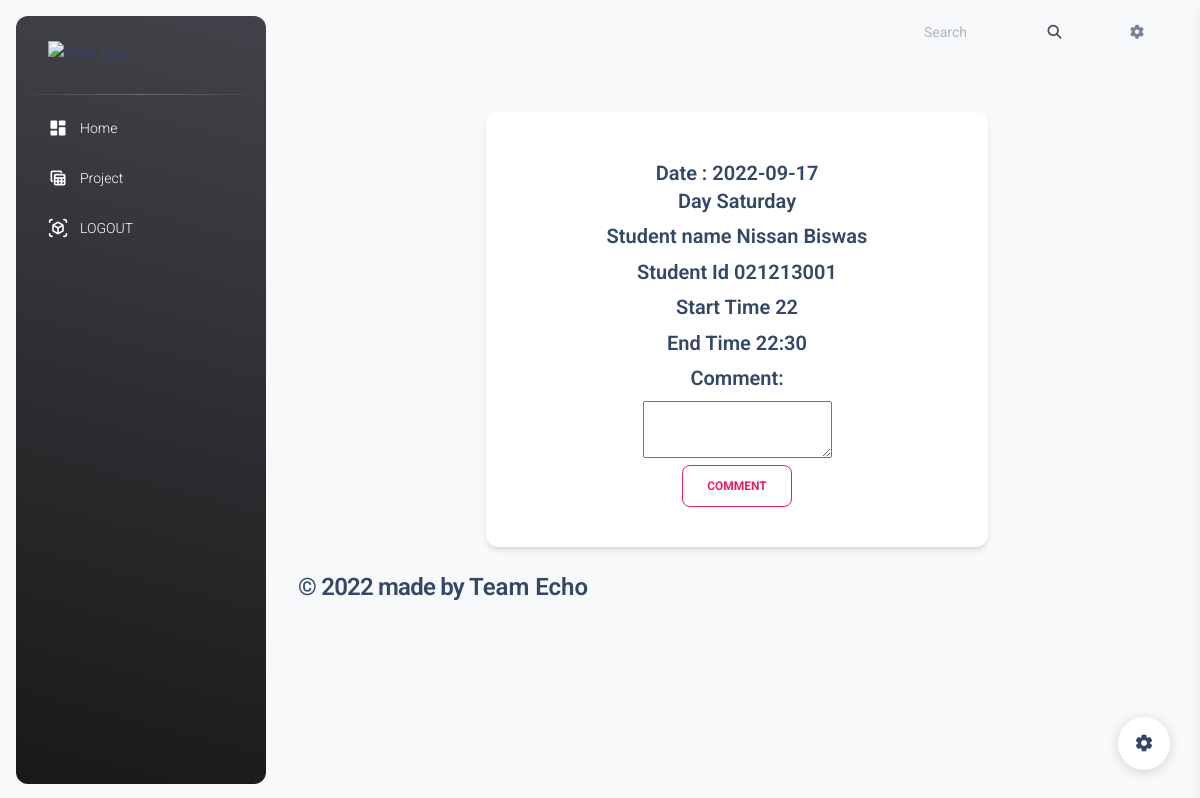
Screenshot of /navbar/comment.php?id=5 with the database file from the repository.
### tables this page shows
CREATE TABLE `bokking` (
  `id` int(11) NOT NULL AUTO_INCREMENT,
  `date` varchar(200) NOT NULL,
  `day` varchar(255) NOT NULL,
  `tid` varchar(255) NOT NULL,
  `tname` varchar(200) NOT NULL,
  `sid` varchar(200) NOT NULL,
  `sname` varchar(200) NOT NULL,
  `start` varchar(200) NOT NULL,
  `end` varchar(200) NOT NULL,
  `states` varchar(200) NOT NULL,
  `comment` varchar(1000) NOT NULL,
  `bid` int(11) NOT NULL,
  PRIMARY KEY (`id`)
);

### navbar/comment.php (the view, shortened to what this page needs)
<?php
include("db.php");
$id=$_GET['id'];
?>
<!DOCTYPE html>
<html lang="en">
  <head>
<link href="./assets/css/nucleo-icons.css" rel="stylesheet" />
<link href="./assets/css/nucleo-svg.css" rel="stylesheet" />
<link id="pagestyle" href="./assets/css/material-dashboard.css?v=3.0.4" rel="stylesheet" />
  </head>
  <body class="g-sidenav-show  bg-gray-100">
      <aside class="sidenav navbar navbar-vertical navbar-expand-xs border-0 border-radius-xl my-3 fixed-start ms-3   bg-gradient-dark" id="sidenav-main">
  <div class="sidenav-header">
    <a class="navbar-brand m-0" href="teacherprofile.php" target="_blank">
      <img src="uploads/<?=$_SESSION['teacher_image']?>" class="navbar-brand-img h-100" alt="main_logo">
    </a>
  </div>
  <hr class="horizontal light mt-0 mb-2">
  <div class="collapse navbar-collapse  w-auto " id="sidenav-collapse-main">
    <ul class="navbar-nav">
<li class="nav-item">
  <a class="nav-link text-white " href="teacherhome.php">
      <div class="text-white text-center me-2 d-flex align-items-center justify-content-center">
        <i class="material-icons opacity-10">dashboard</i>
      </div>
    <span class="nav-link-text ms-1">Home</span>
  </a>
</li>
<li class="nav-item">
  <a class="nav-link text-white " href="facultyprojetrequest.php">
      <div class="text-white text-center me-2 d-flex align-items-center justify-content-center">
        <i class="material-icons opacity-10">table_view</i>
      </div>
    <span class="nav-link-text ms-1">Project</span>
  </a>
</li>
<li class="nav-item">
  <a class="nav-link text-white " href="teacherlogout.php">
      <div class="text-white text-center me-2 d-flex align-items-center justify-content-center">
        <i class="material-icons opacity-10">view_in_ar</i>
      </div>
    <span class="nav-link-text ms-1">LOGOUT</span>
  </a>
</li>
</aside>
      <main class="main-content border-radius-lg ">
<nav class="navbar navbar-main navbar-expand-lg px-0 mx-4 shadow-none border-radius-xl" id="navbarBlur" data-scroll="true">
  <div class="container-fluid py-1 px-3">
    <div class="collapse navbar-collapse mt-sm-0 mt-2 me-md-0 me-sm-4" id="navbar">
      <div class="ms-md-auto pe-md-3 d-flex align-items-center">
      <form action="" method="POST" class="searchform order-lg-last">
        <div class="form-group d-flex">
          <input type="text" name="student"class="form-control pl-3" placeholder="Search">
          <button type="submit" placeholder="" class="form-control search"><span class="fa fa-search"></span></button>
        </div>
      </form>
      </div>
        <li class="nav-item px-3 d-flex align-items-center">
          <a href="javascript:;" class="nav-link text-body p-0">
            <i class="fa fa-cog fixed-plugin-button-nav cursor-pointer"></i>
          </a>
        </li>
  </div>
</nav>
  <div class="container mt-5">
<div class="row d-flex justify-content-center">
    <div class="col-md-7">
        <div class="card p-3 py-4">
            <div class="text-center mt-3">
                <h5 class="mt-2 mb-0"><?php
                $sq = "SELECT * FROM `bokking` WHERE id='$id'";
                $result = mysqli_query($conn, $sq);
                $data = $result->fetch_assoc();
                if ($result) {
                    $date = $data['date'];
                    $day = $data['day'];
                    $sname=$data['sname'];
                    $sid=$data['sid'];
                    $start=$data['start'];
                    $end=$data['end'];
                }
                echo"Date : ". $date;
                ?></h5>
                <h5><?php echo"Day ".$day; ?></h5>
                <h5><?php echo"Student name ".$sname; ?></h5>
                <h5><?php echo"Student Id ".$sid; ?></h5>
                <h5><?php echo"Start Time ".$start; ?></h5>
                <h5><?php echo"End Time ".$end; ?></h5>
                <form action="" method="POST">
                    <h5 for="Comment">Comment:</h5>
                    <textarea  name="message"></textarea>
                    <div class="buttons">
                         <button type='submit' name='submit' class='btn btn-outline-primary px-4'>Comment</button>
                    </div>
                </form>
            </div>
        </div>
    </div>
</div>
</div>
  <footer class="footer py-4  ">
  <div class="container-fluid">
    <div class="row align-items-center justify-content-lg-between">
      <div class="col-lg-6 mb-lg-0 mb-4">
        <div class="copyright text-center text-sm text-muted text-lg-start">
          <h4>© 2022
          made  by
          <a href="" class="font-weight-bold" target="_blank">Team Echo</a></h4>
        </div>
      </div>
    </div>
  </div>
</footer>
       </main>
          <div class="fixed-plugin">
    <a class="fixed-plugin-button text-dark position-fixed px-3 py-2">
      <i class="material-icons py-2">settings</i>
    </a>
    </div>
  </body>
</html>

### rows the page displays
bokking: date "2022-09-17", day "Saturday", sname "Nissan Biswas", sid "021213001", start "22", end "22:30"
